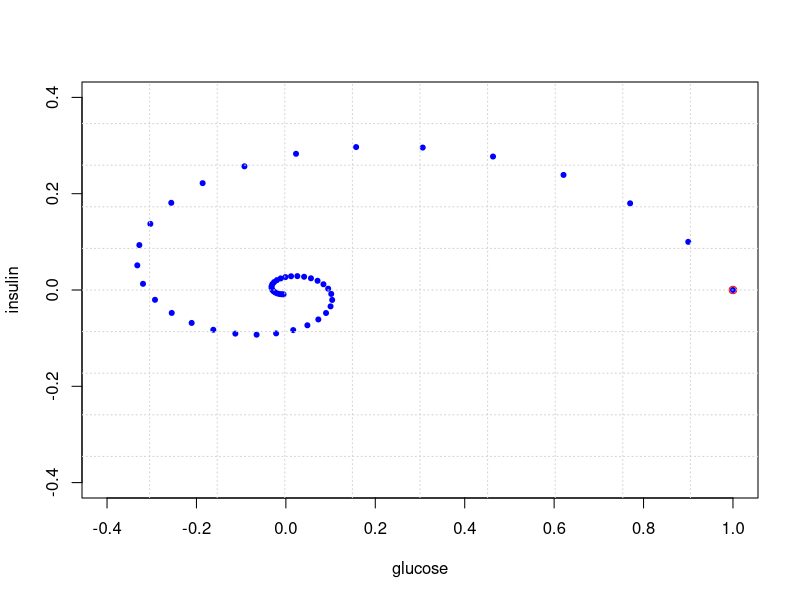
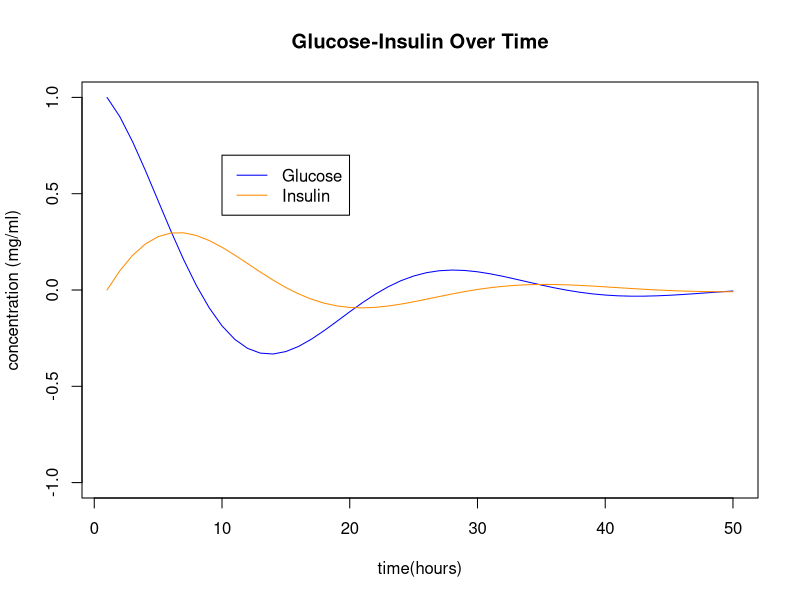
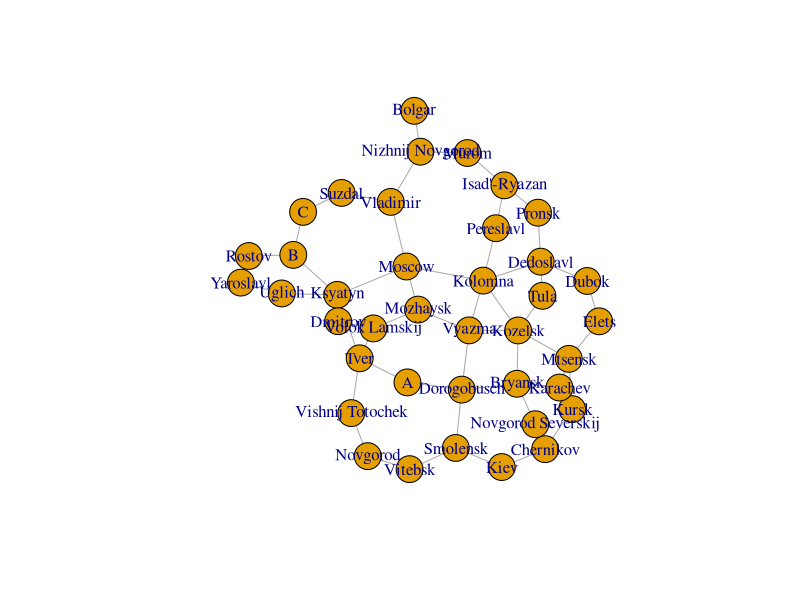

R code for these plots, in order:
## ---- chunk 1
require(pracma)
## ---- chunk 2
A = cbind(c(.9,.1),c(-.4,.9))
start = c(1,0)
N = 50

X = matrix(0,nrow=2,ncol=N)
X[,1] = start

for (i in 2:N) {X[,i] = A %*% X[,i-1]}
plot(X[1,],X[2,],col='blue',xlim=c(-0.4,1.0),ylim=c(-0.4,0.4),xlab='glucose',ylab='insulin',pch=20,cex=1)
points(start[1],start[2],col="red")
grid(nx=10,ny=10)
## ---- chunk 3
t = seq(1,N)
plot(t,X[1,],type='l',col='blue',ylim=c(-1,1),ylab="concentration (mg/ml)",xlab="time(hours)",main="Glucose-Insulin Over Time")
lines(t,X[2,],col='darkorange')
legend(10, 0.7, legend=c("Glucose", "Insulin"), col=c("blue", "darkorange"), lty=1)
## ---- chunk 4
library(igraph)
## ---- chunk 5
RusCity = c("Novgorod", "Vitebsk", "Smolensk", "Kiev", "Chernikov",
"Novgorod Severskij", "Kursk", "Bryansk", "Karachev", "Kozelsk",
"Dorogobusch", "Vyazma", "A", "Tver", "Vishnij Totochek", "Ksyatyn",
"Uglich", "Yaroslavl", "Rostov", "B", "C", "Suzdal", "Vladimir",
"Nizhnij Novgorod", "Bolgar", "Isad'-Ryazan", "Pronsk", "Dubok",
"Elets", "Mtsensk", "Tula", "Dedoslavl", "Pereslavl", "Kolomna",
"Moscow", "Mozhaysk", "Dmitrov", "Volok Lamskij", "Murom")
A = rbind(c(0, 1, 0, 0, 0, 0, 0, 0, 0, 0, 0, 0, 0, 0, 1, 0, 0, 0, 0, 0,
    0, 0, 0, 0, 0, 0, 0, 0, 0, 0, 0, 0, 0, 0, 0, 0, 0, 0, 0), c(1, 0,
    1, 0, 0, 0, 0, 0, 0, 0, 0, 0, 0, 0, 0, 0, 0, 0, 0, 0, 0, 0, 0, 0,
    0, 0, 0, 0, 0, 0, 0, 0, 0, 0, 0, 0, 0, 0, 0), c(0, 1, 0, 1, 0, 0,
    0, 0, 0, 0, 1, 0, 0, 0, 0, 0, 0, 0, 0, 0, 0, 0, 0, 0, 0, 0, 0, 0,
    0, 0, 0, 0, 0, 0, 0, 0, 0, 0, 0), c(0, 0, 1, 0, 1, 0, 0, 0, 0, 0,
    0, 0, 0, 0, 0, 0, 0, 0, 0, 0, 0, 0, 0, 0, 0, 0, 0, 0, 0, 0, 0, 0,
    0, 0, 0, 0, 0, 0, 0), c(0, 0, 0, 1, 0, 1, 1, 0, 0, 0, 0, 0, 0, 0,
    0, 0, 0, 0, 0, 0, 0, 0, 0, 0, 0, 0, 0, 0, 0, 0, 0, 0, 0, 0, 0, 0,
    0, 0, 0), c(0, 0, 0, 0, 1, 0, 0, 1, 0, 0, 0, 0, 0, 0, 0, 0, 0, 0,
    0, 0, 0, 0, 0, 0, 0, 0, 0, 0, 0, 0, 0, 0, 0, 0, 0, 0, 0, 0,
    0), c(0, 0, 0, 0, 1, 0, 0, 0, 1, 0, 0, 0, 0, 0, 0, 0, 0, 0, 0, 0,
    0, 0, 0, 0, 0, 0, 0, 0, 0, 1, 0, 0, 0, 0, 0, 0, 0, 0, 0), c(0, 0,
    0, 0, 0, 1, 0, 0, 1, 1, 1, 0, 0, 0, 0, 0, 0, 0, 0, 0, 0, 0, 0, 0,
    0, 0, 0, 0, 0, 0, 0, 0, 0, 0, 0, 0, 0, 0, 0), c(0, 0, 0, 0, 0, 0,
    1, 1, 0, 0, 0, 0, 0, 0, 0, 0, 0, 0, 0, 0, 0, 0, 0, 0, 0, 0, 0, 0,
    0, 1, 0, 0, 0, 0, 0, 0, 0, 0, 0), c(0, 0, 0, 0, 0, 0, 0, 1, 0, 0,
    0, 1, 0, 0, 0, 0, 0, 0, 0, 0, 0, 0, 0, 0, 0, 0, 0, 0, 0, 1, 1, 0,
    0, 1, 0, 0, 0, 0, 0), c(0, 0, 1, 0, 0, 0, 0, 1, 0, 0, 0, 1, 1, 0,
    0, 0, 0, 0, 0, 0, 0, 0, 0, 0, 0, 0, 0, 0, 0, 0, 0, 0, 0, 0, 0, 0,
    0, 0, 0), c(0, 0, 0, 0, 0, 0, 0, 0, 0, 1, 1, 0, 0, 0, 0, 0, 0, 0,
    0, 0, 0, 0, 0, 0, 0, 0, 0, 0, 0, 0, 0, 0, 0, 1, 0, 1, 0, 0,
    0), c(0, 0, 0, 0, 0, 0, 0, 0, 0, 0, 1, 0, 0, 1, 0, 0, 0, 0, 0, 0,
    0, 0, 0, 0, 0, 0, 0, 0, 0, 0, 0, 0, 0, 0, 0, 0, 0, 0, 0), c(0, 0,
    0, 0, 0, 0, 0, 0, 0, 0, 0, 0, 1, 0, 1, 1, 0, 0, 0, 0, 0, 0, 0, 0,
    0, 0, 0, 0, 0, 0, 0, 0, 0, 0, 0, 0, 0, 1, 0), c(1, 0, 0, 0, 0, 0,
    0, 0, 0, 0, 0, 0, 0, 1, 0, 0, 0, 0, 0, 0, 0, 0, 0, 0, 0, 0, 0, 0,
    0, 0, 0, 0, 0, 0, 0, 0, 0, 0, 0), c(0, 0, 0, 0, 0, 0, 0, 0, 0, 0,
    0, 0, 0, 1, 0, 0, 1, 0, 0, 1, 0, 0, 0, 0, 0, 0, 0, 0, 0, 0, 0, 0,
    0, 0, 1, 0, 1, 0, 0), c(0, 0, 0, 0, 0, 0, 0, 0, 0, 0, 0, 0, 0, 0,
    0, 1, 0, 1, 0, 0, 0, 0, 0, 0, 0, 0, 0, 0, 0, 0, 0, 0, 0, 0, 0, 0,
    0, 0, 0), c(0, 0, 0, 0, 0, 0, 0, 0, 0, 0, 0, 0, 0, 0, 0, 0, 1, 0,
    1, 0, 0, 0, 0, 0, 0, 0, 0, 0, 0, 0, 0, 0, 0, 0, 0, 0, 0, 0,
    0), c(0, 0, 0, 0, 0, 0, 0, 0, 0, 0, 0, 0, 0, 0, 0, 0, 0, 1, 0, 1,
    0, 0, 0, 0, 0, 0, 0, 0, 0, 0, 0, 0, 0, 0, 0, 0, 0, 0, 0), c(0, 0,
    0, 0, 0, 0, 0, 0, 0, 0, 0, 0, 0, 0, 0, 1, 0, 0, 1, 0, 1, 0, 0, 0,
    0, 0, 0, 0, 0, 0, 0, 0, 0, 0, 0, 0, 0, 0, 0), c(0, 0, 0, 0, 0, 0,
    0, 0, 0, 0, 0, 0, 0, 0, 0, 0, 0, 0, 0, 1, 0, 1, 0, 0, 0, 0, 0, 0,
    0, 0, 0, 0, 0, 0, 0, 0, 0, 0, 0), c(0, 0, 0, 0, 0, 0, 0, 0, 0, 0,
    0, 0, 0, 0, 0, 0, 0, 0, 0, 0, 1, 0, 1, 0, 0, 0, 0, 0, 0, 0, 0, 0,
    0, 0, 0, 0, 0, 0, 0), c(0, 0, 0, 0, 0, 0, 0, 0, 0, 0, 0, 0, 0, 0,
    0, 0, 0, 0, 0, 0, 0, 1, 0, 1, 0, 0, 0, 0, 0, 0, 0, 0, 0, 0, 1, 0,
    0, 0, 0), c(0, 0, 0, 0, 0, 0, 0, 0, 0, 0, 0, 0, 0, 0, 0, 0, 0, 0,
    0, 0, 0, 0, 1, 0, 1, 0, 0, 0, 0, 0, 0, 0, 0, 0, 0, 0, 0, 0,
    1), c(0, 0, 0, 0, 0, 0, 0, 0, 0, 0, 0, 0, 0, 0, 0, 0, 0, 0, 0, 0,
    0, 0, 0, 1, 0, 0, 0, 0, 0, 0, 0, 0, 0, 0, 0, 0, 0, 0, 0), c(0, 0,
    0, 0, 0, 0, 0, 0, 0, 0, 0, 0, 0, 0, 0, 0, 0, 0, 0, 0, 0, 0, 0, 0,
    0, 0, 1, 0, 0, 0, 0, 0, 1, 0, 0, 0, 0, 0, 1), c(0, 0, 0, 0, 0, 0,
    0, 0, 0, 0, 0, 0, 0, 0, 0, 0, 0, 0, 0, 0, 0, 0, 0, 0, 0, 1, 0, 0,
    0, 0, 0, 1, 0, 0, 0, 0, 0, 0, 0), c(0, 0, 0, 0, 0, 0, 0, 0, 0, 0,
    0, 0, 0, 0, 0, 0, 0, 0, 0, 0, 0, 0, 0, 0, 0, 0, 0, 0, 1, 0, 0, 1,
    0, 0, 0, 0, 0, 0, 0), c(0, 0, 0, 0, 0, 0, 0, 0, 0, 0, 0, 0, 0, 0,
    0, 0, 0, 0, 0, 0, 0, 0, 0, 0, 0, 0, 0, 1, 0, 1, 0, 0, 0, 0, 0, 0,
    0, 0, 0), c(0, 0, 0, 0, 0, 0, 1, 0, 1, 1, 0, 0, 0, 0, 0, 0, 0, 0,
    0, 0, 0, 0, 0, 0, 0, 0, 0, 0, 1, 0, 0, 0, 0, 0, 0, 0, 0, 0,
    0), c(0, 0, 0, 0, 0, 0, 0, 0, 0, 1, 0, 0, 0, 0, 0, 0, 0, 0, 0, 0,
    0, 0, 0, 0, 0, 0, 0, 0, 0, 0, 0, 1, 0, 0, 0, 0, 0, 0, 0), c(0, 0,
    0, 0, 0, 0, 0, 0, 0, 0, 0, 0, 0, 0, 0, 0, 0, 0, 0, 0, 0, 0, 0, 0,
    0, 0, 1, 1, 0, 0, 1, 0, 0, 1, 0, 0, 0, 0, 0), c(0, 0, 0, 0, 0, 0,
    0, 0, 0, 0, 0, 0, 0, 0, 0, 0, 0, 0, 0, 0, 0, 0, 0, 0, 0, 1, 0, 0,
    0, 0, 0, 0, 0, 1, 0, 0, 0, 0, 0), c(0, 0, 0, 0, 0, 0, 0, 0, 0, 1,
    0, 1, 0, 0, 0, 0, 0, 0, 0, 0, 0, 0, 0, 0, 0, 0, 0, 0, 0, 0, 0, 1,
    1, 0, 1, 0, 0, 0, 0), c(0, 0, 0, 0, 0, 0, 0, 0, 0, 0, 0, 0, 0, 0,
    0, 1, 0, 0, 0, 0, 0, 0, 1, 0, 0, 0, 0, 0, 0, 0, 0, 0, 0, 1, 0, 1,
    0, 0, 0), c(0, 0, 0, 0, 0, 0, 0, 0, 0, 0, 0, 1, 0, 0, 0, 0, 0, 0,
    0, 0, 0, 0, 0, 0, 0, 0, 0, 0, 0, 0, 0, 0, 0, 0, 1, 0, 0, 1,
    0), c(0, 0, 0, 0, 0, 0, 0, 0, 0, 0, 0, 0, 0, 0, 0, 1, 0, 0, 0, 0,
    0, 0, 0, 0, 0, 0, 0, 0, 0, 0, 0, 0, 0, 0, 0, 0, 0, 1, 0), c(0, 0,
    0, 0, 0, 0, 0, 0, 0, 0, 0, 0, 0, 1, 0, 0, 0, 0, 0, 0, 0, 0, 0, 0,
    0, 0, 0, 0, 0, 0, 0, 0, 0, 0, 0, 1, 1, 0, 0), c(0, 0, 0, 0, 0, 0,
    0, 0, 0, 0, 0, 0, 0, 0, 0, 0, 0, 0, 0, 0, 0, 0, 0, 1, 0, 1, 0, 0,
    0, 0, 0, 0, 0, 0, 0, 0, 0, 0, 0))
g=graph_from_adjacency_matrix(A,mode='undirected')
V(g)$label = RusCity
# Plot network
plot(g)
